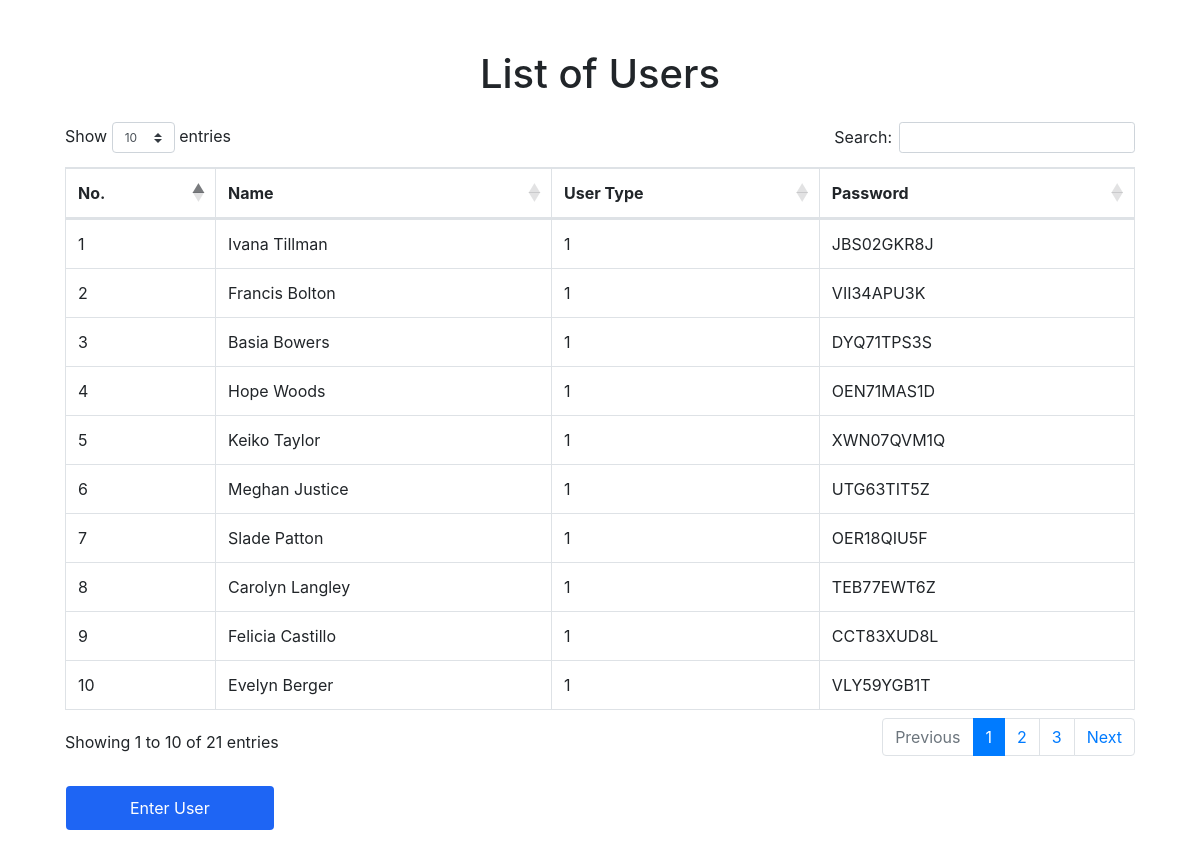
Page /User_main.php on the committed database.
### tables this page shows
CREATE TABLE `user_info` (
  `ID` int(11) NOT NULL,
  `Name` varchar(20) NOT NULL,
  `User Type` varchar(10) NOT NULL,
  `Password` varchar(10) NOT NULL
);

### php/user_table.php (the view, shortened to what this page needs)
<?php
    include("php/connection.php");
    $sql = "SELECT `ID`, `Name`, `User Type`, `Password` FROM user_info";
    $result = $connection->query($sql);
    while($row = $result->fetch_assoc()) {
        echo "<tr class='clickable-row' data-href='User_detail.php?ID={$row['ID']}'>
            <td>" . $row["ID"] . "</td>
            <td>" . $row["Name"] . "</td>
            <td>" . $row["User Type"] . "</td>
            <td>" . $row["Password"] . "</td>
        </tr>";
    }
?>

### User_main.php (shortened to what this page needs)
<!DOCTYPE html>
<html lang="en">
<head>
    <link href="https://stackpath.bootstrapcdn.com/bootstrap/4.1.3/css/bootstrap.min.css" rel="stylesheet">
    <link href="https://cdn.datatables.net/1.10.18/css/dataTables.bootstrap4.min.css" rel="stylesheet">
    <link href="css/Patient_list.css" rel="stylesheet">
    <link href="css/custom.css" rel="stylesheet">
</head>
<body>
    <h1>List of Users</h1>
    <br>
    <div class="container">
        <table class="table table-bordered" id="dataTable">
            <thead>
                <tr>
                    <th>No.</th>
                    <th>Name</th>
                    <th>User Type</th>
                    <th>Password</th>
                </tr>
            </thead>
            <tbody>
                <?php include("php/user_table.php"); ?>
            </tbody>
        </table>
    </div>
    <br>
    <button class="btn" onclick="location.href='User_enter.php'">Enter User</button>
</body>
</html>

### css/patient_list.css (style rules this page uses)
body { margin: 50px; }
.container { max-width: 100%; margin: auto; }

### css/custom.css (style rules this page uses)
.btn { background-color: #1e65f4; border: none; color: white; padding: 10px 64px; text-align: center; font-size: 16px; margin: 4px 16px; opacity: 1; transition: 0.3s; }
h1 { text-align: center; margin: auto; }

### rows in the picture
user_info: ID "1", Name "Ivana Tillman", User Type "1", Password "JBS02GKR8J"
user_info: ID "2", Name "Francis Bolton", User Type "1", Password "VII34APU3K"
user_info: ID "3", Name "Basia Bowers", User Type "1", Password "DYQ71TPS3S"
user_info: ID "4", Name "Hope Woods", User Type "1", Password "OEN71MAS1D"
user_info: ID "5", Name "Keiko Taylor", User Type "1", Password "XWN07QVM1Q"
user_info: ID "6", Name "Meghan Justice", User Type "1", Password "UTG63TIT5Z"
user_info: ID "7", Name "Slade Patton", User Type "1", Password "OER18QIU5F"
user_info: ID "8", Name "Carolyn Langley", User Type "1", Password "TEB77EWT6Z"
user_info: ID "9", Name "Felicia Castillo", User Type "1", Password "CCT83XUD8L"
user_info: ID "10", Name "Evelyn Berger", User Type "1", Password "VLY59YGB1T"
